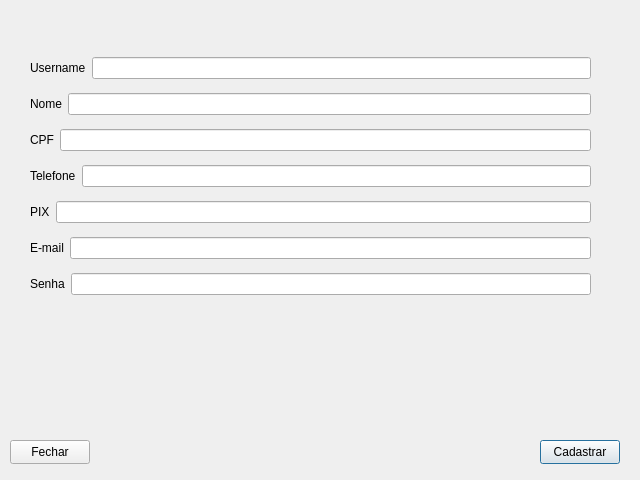
<?xml version="1.0" encoding="UTF-8"?>
<ui version="4.0">
 <class>Cadastro</class>
 <widget class="QDialog" name="Cadastro">
  <property name="geometry">
   <rect>
    <x>0</x>
    <y>0</y>
    <width>640</width>
    <height>480</height>
   </rect>
  </property>
  <property name="windowTitle">
   <string>Dialog</string>
  </property>
  <widget class="QPushButton" name="pushButton">
   <property name="geometry">
    <rect>
     <x>540</x>
     <y>440</y>
     <width>80</width>
     <height>24</height>
    </rect>
   </property>
   <property name="text">
    <string>Cadastrar</string>
   </property>
  </widget>
  <widget class="QPushButton" name="pushButton_2">
   <property name="geometry">
    <rect>
     <x>10</x>
     <y>440</y>
     <width>80</width>
     <height>24</height>
    </rect>
   </property>
   <property name="text">
    <string>Fechar</string>
   </property>
  </widget>
  <widget class="QWidget" name="">
   <property name="geometry">
    <rect>
     <x>30</x>
     <y>49</y>
     <width>561</width>
     <height>261</height>
    </rect>
   </property>
   <layout class="QVBoxLayout" name="verticalLayout">
    <item>
     <layout class="QHBoxLayout" name="horizontalLayout">
      <item>
       <widget class="QLabel" name="label">
        <property name="text">
         <string>Username</string>
        </property>
       </widget>
      </item>
      <item>
       <widget class="QLineEdit" name="lineEdit_username"/>
      </item>
     </layout>
    </item>
    <item>
     <layout class="QHBoxLayout" name="horizontalLayout_5">
      <item>
       <widget class="QLabel" name="label_5">
        <property name="text">
         <string>Nome</string>
        </property>
       </widget>
      </item>
      <item>
       <widget class="QLineEdit" name="lineEdit_nome"/>
      </item>
     </layout>
    </item>
    <item>
     <layout class="QHBoxLayout" name="horizontalLayout_6">
      <item>
       <widget class="QLabel" name="label_6">
        <property name="text">
         <string>CPF</string>
        </property>
       </widget>
      </item>
      <item>
       <widget class="QLineEdit" name="lineEdit_cpf"/>
      </item>
     </layout>
    </item>
    <item>
     <layout class="QHBoxLayout" name="horizontalLayout_3">
      <item>
       <widget class="QLabel" name="label_3">
        <property name="text">
         <string>Telefone</string>
        </property>
       </widget>
      </item>
      <item>
       <widget class="QLineEdit" name="lineEdit_telefone"/>
      </item>
     </layout>
    </item>
    <item>
     <layout class="QHBoxLayout" name="horizontalLayout_7">
      <item>
       <widget class="QLabel" name="label_7">
        <property name="text">
         <string>PIX</string>
        </property>
       </widget>
      </item>
      <item>
       <widget class="QLineEdit" name="lineEdit_pix"/>
      </item>
     </layout>
    </item>
    <item>
     <layout class="QHBoxLayout" name="horizontalLayout_4">
      <item>
       <widget class="QLabel" name="label_4">
        <property name="text">
         <string>E-mail</string>
        </property>
       </widget>
      </item>
      <item>
       <widget class="QLineEdit" name="lineEdit_email"/>
      </item>
     </layout>
    </item>
    <item>
     <layout class="QHBoxLayout" name="horizontalLayout_2">
      <item>
       <widget class="QLabel" name="label_2">
        <property name="text">
         <string>Senha</string>
        </property>
       </widget>
      </item>
      <item>
       <widget class="QLineEdit" name="lineEdit_senha"/>
      </item>
     </layout>
    </item>
   </layout>
  </widget>
 </widget>
 <resources/>
 <connections/>
</ui>
